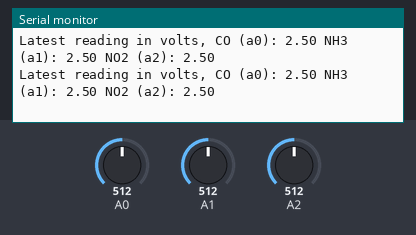
Bench run of a sketch on a simulated Arduino Uno, built with avr-gcc and run on an emulated ATmega328P. Shown: the last lines printed to the serial monitor. The inputs (shaded band) are chosen by the test bench; at power-on: A0 = 512, A1 = 512, A2 = 512.

Above: at 2.2 s.
2.3 s: A0 set to 716
At 2.62 s:
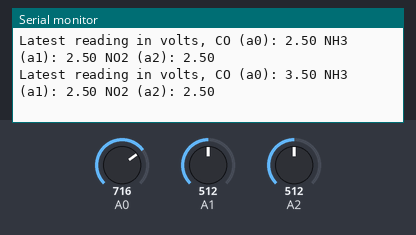
3.8 s: A1 set to 716
At 3.85 s:
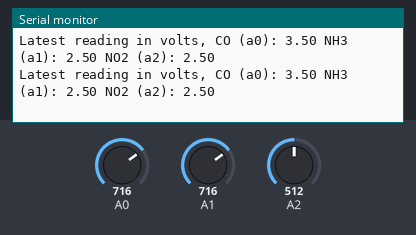
6.8 s: A2 set to 716
At 6.93 s:
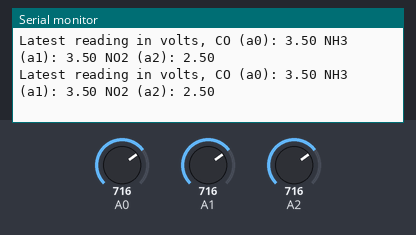
8.3 s: A0 set to 900
At 8.37 s:
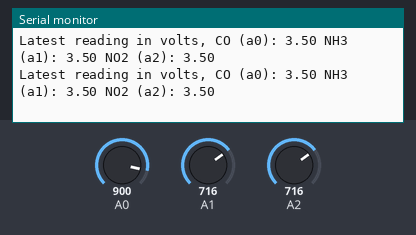
11.3 s: A1 set to 900
At 11.46 s:
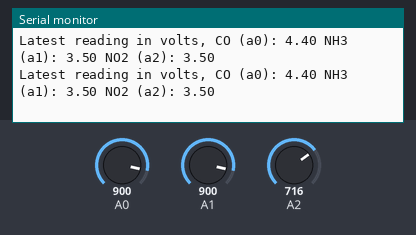
12.8 s: A2 set to 900
At 12.9 s:
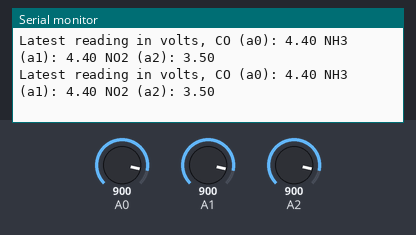
Timing chart, 0 to 15.3 s (numbered marks = the images above; inputs shaded):
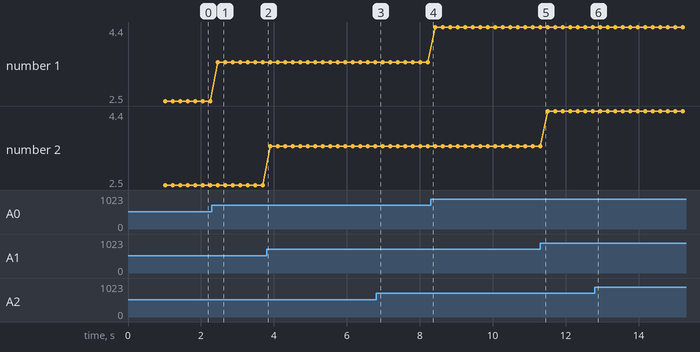

The sketch:

CJMCU.ino
```cpp
const float max_volts = 5.0;
const float max_analog_steps = 1023.0;

void setup() {
  Serial.begin(9600);
  delay(1000);
  Serial.println("Setup initializing");

  pinMode(A0, INPUT);
  pinMode(A1, INPUT);
  pinMode(A2, INPUT);
}

void loop() {
  int a0_read = analogRead(A0);
  int a1_read = analogRead(A1);
  int a2_read = analogRead(A2);

  Serial.print("Latest reading in volts, CO (a0): ");
  Serial.print(a0_read * (max_volts / max_analog_steps));
  Serial.print(" NH3 (a1): ");
  Serial.print(a1_read * (max_volts / max_analog_steps));
  Serial.print(" NO2 (a2): ");
  Serial.print(a2_read * (max_volts / max_analog_steps));
  Serial.println("");

  delay(200);
}
```

Measured:
- after the input at 2.3 s, the serial monitor: prints a new line after 0.16 s (image 1)
- plotted number 1: 2.5 → 3.5 after the input at 2.3 s, 3.5 → 4.4 after the input at 8.3 s
